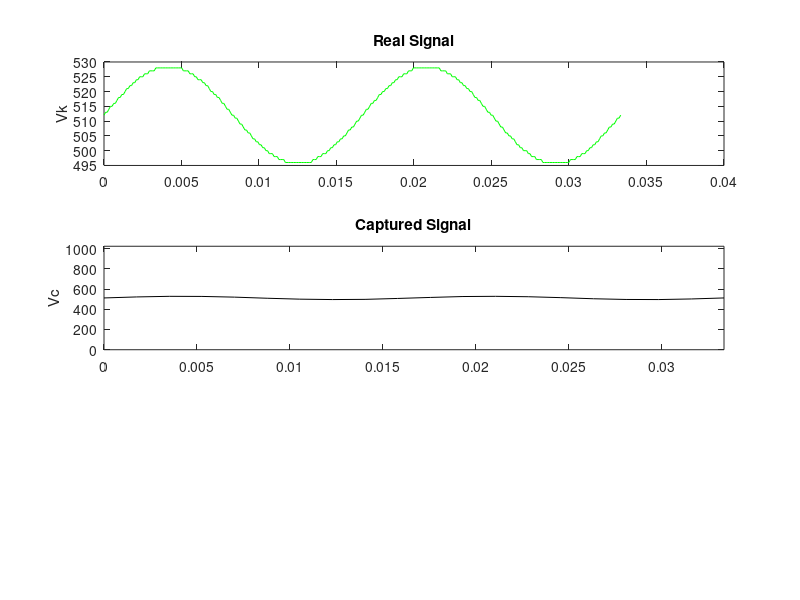

The MATLAB source for this figure:
# ADC conversion simulation used on atmega328
# thmalmeida
# created 2014 ?
# edited on 20220416

clc, clear all
% load('s1_s2_s3_s4_s5_s6_s7_20140522')

# Parameters of project (Circuit)
Rb = 3000.0;                            % Burden resistance [Ohms]
k1 = 2107;
k2 = 1766;
k3 = 2000;
k = k3;									% Proportional Constant parameter

# ADC parameters - clk = F_clk MHz, internal div = 128, 13 cycles for ADC conversion.
n_bits = 10;                            % ADC conversion resolution;
F_clk = 16e6;                           % Crystal system clock [Hz];
divFc = 128;                            % uC dision factor;
divScale = 16;                          % software prescale factor;
Fs = F_clk/divFc/13;                    % Sample rate;
Fs_div = Fs/divScale;                   % Sample rate with prescale;

# Teorical periodic signal construction
f_signal = 60;							% Frequency of sinal;
n_cycles = 2;							% Number of cycles;
n_points_cycle = 16;					% number of points for full wave
T_signal = 1/f_signal;					% Signal period [s]
w = 2*pi*f_signal;						% Angular frequency [rad/s]
phi = 0;                                % Phase

n_points_cycle = Fs/f_signal;			% Number of points per cycle;
n_points_cycle = round(Fs/f_signal);	% Number of points per cycle;

n_points = n_points_cycle*n_cycles;		% Number of signal points.
t = linspace(0,1/f_signal*n_cycles,n_points);   % Signal time vector.

n_points_cycle_div = Fs_div/f_signal;
nPoints_div  = n_points_cycle_div*n_cycles;

# Circuit polarization parameters
Vref = 5;                               % Vref for ADC converter;
gnd = 0;                                % gnd for ADC converter;
Vk_rms = 26;                            % Vf of power signal [Vrms]
N1 = 2000;                              % sensor parameters
N2 = 1;                                 % sensor parameters
RL = 688;                               % Resistence of load [Ohms];
IL_rms = Vk_rms/RL;
ISp = (N2/N1)*sqrt(2)*IL_rms;           % Signal amplitude [V]
IS_rms = ISp*sqrt(2);

IS = ISp*sin(w*t+phi);                  % Continuous signal build.

%% Dicrete signal reformulation
VSp = ISp*Rb;                           % Peak value;
VS = IS*Rb;
maxDecValue = 2^n_bits;                 % Maximum decimal value given n n_bits;

% 255 -------  +VSp
% 0   -------  -VSp

vk = round(VS*(maxDecValue-1)/5 + maxDecValue/2);
% (x-0)   =   255-0
% V-(-Vp)   +Vp - (-Vp)
% vk = round((maxDecValue*(vd+Vp))/(2*Vp));   % Discrete signal

%% Simulated Dicrete signal reformulation adding a prescaled at sample rate
tks = linspace(0,1/f_signal*n_cycles,n_points/divScale); % Signal time vector;
vks = round(interp1(t,vk,tks));                        % Signal with prescale factor;
% vks = resample(vk,1,divScale);
% Irms calculation

%% Irms calculation for vk
s  = vk;                                    % signal selection
iD = round(s - (mean(s)-maxDecValue/2));    % Offset remove.
vs1 = iD.*Vref/maxDecValue;                 %
vs = vs1 - mean(vs1);                       %
Vk_rms = sqrt(mean(abs(vs).^2));
Ik_rms = k3*Vk_rms/Rb;

%% Irms calculation for vks
s  = vks;                                   % signal selection
iD = round(s - (mean(s)-maxDecValue/2));    % Offset remove.
vs1 = iD.*Vref/maxDecValue;                 %
vs = vs1 - mean(vs1);                       %
Vks_rms = sqrt(mean(abs(vs).^2));
Iks_rms = k3*Vks_rms/Rb;

%% Irms calculation for Signal Captured (s7)
% s  = s7;                                    % signal selection
% iD = round(s - (mean(s)-maxDecValue/2));    % Offset remove.
% vs1 = iD.*Vref/maxDecValue;                 %
% vs = vs1 - mean(vs1);                       %
% Vks_rms = sqrt(mean(abs(vs).^2));
% Iksr_rms = k3*Vks_rms/R;

fprintf('---- Signal ----\n');
fprintf('Fs          : %d S/s\n', Fs);
fprintf('Points/Cycle: %d\n', n_points_cycle);
fprintf('n_points     : %d\n', n_points);
% fprintf('Irms        : %f\n', Ik_rms);

fprintf('\n---- Simulated Captured Points ----\n');
fprintf('Fs          : %d S/s\n', Fs_div);
fprintf('Points/Cycle: %d\n', round(n_points_cycle_div));
fprintf('n_points     : %d\n', round(nPoints_div));
% fprintf('Irms        : %f\n', Iks_rms);

fprintf('\n---- Captured Points ----\n');
fprintf('Fs          : %d S/s\n', Fs_div);
fprintf('Points/Cycle: %d\n', n_points_cycle_div);
fprintf('n_points     : %d\n', nPoints_div);
% fprintf('Irms        : %f\n', Iksr_rms);


% set(gcf, 'Position', get(0,'Screensize'));

% subplot(4,1,1);
% plot(t,vd,'b')
% ylabel('Vd');
% title('Real Signal')

subplot(3,1,1);
plot(t,vk,'g')
% xlabel('Time');
ylabel('Vk');
title('Real Signal')
% axis([0 t(end) 0 1023])


subplot(3,1,2);
plot(tks,vks,'k')
% xlabel('Time');
ylabel('Vks');
title('Prescaled Signal')
% axis([0 t(end) 0 1023])

% subplot(3,1,3);
% plot(tks,s7,'r')
% xlabel('Time');
ylabel('Vc');
title('Captured Signal')
axis([0 t(end) 0 1023])

% Caracteristicas sensor 1  0 a 20 A
% rela��o 1:2000 com R=300 ohms e Iout =[0 10 mA]




